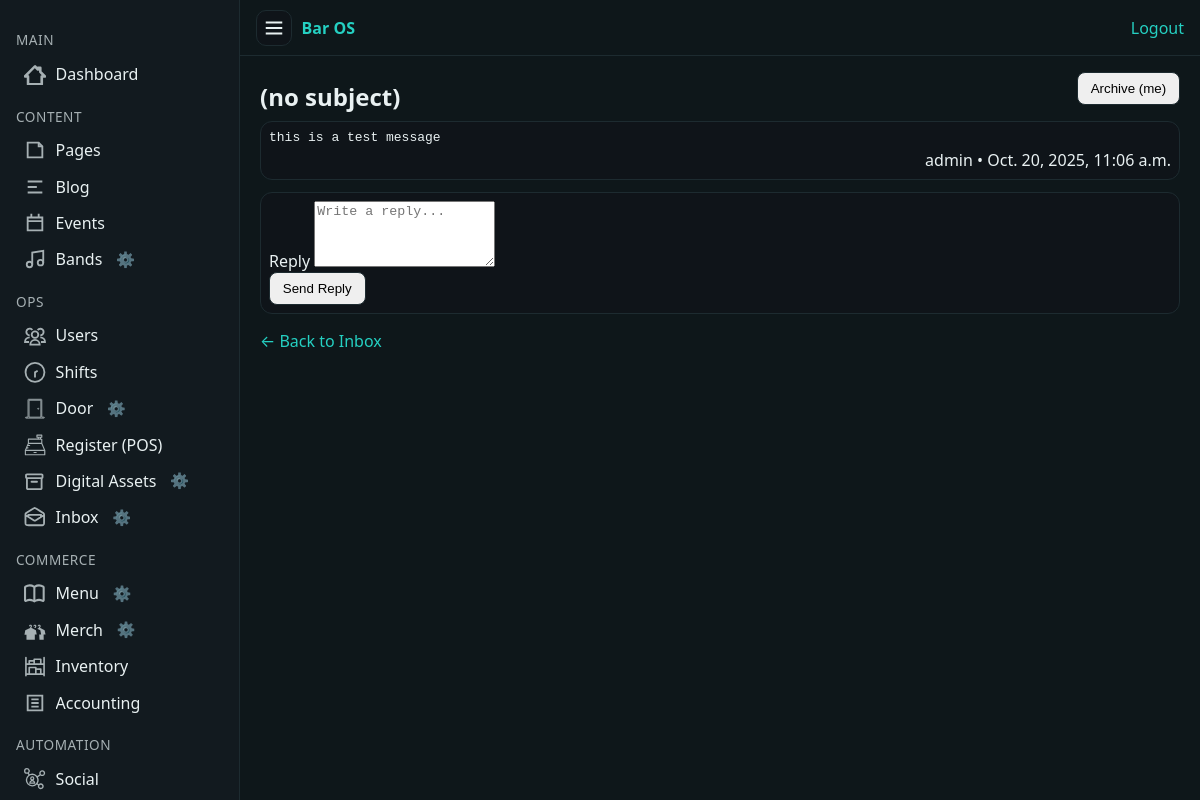
/cms/inbox/t/1/ (signed in), run on the app's committed database.
### app/comms/models.py (models this page shows, shortened)
class MessageThread(models.Model):
    TYPE_INTERNAL = "internal"
    TYPE_EMAIL = "email"
    TYPE_CHOICES = [
        (TYPE_INTERNAL, "Internal"),
        (TYPE_EMAIL, "Email"),
    ]
    type = models.CharField(max_length=10, choices=TYPE_CHOICES, default=TYPE_INTERNAL)
    account = models.ForeignKey(
        MailAccount, null=True, blank=True, on_delete=models.PROTECT
    )
    subject = models.CharField(max_length=500, blank=True, default="")
    created_at = models.DateTimeField(auto_now_add=True)
    last_activity_at = models.DateTimeField(auto_now=True)
    has_attachments = models.BooleanField(default=False)
    is_closed = models.BooleanField(default=False)
    class Meta:
        ordering = ["-last_activity_at"]
        constraints = [
            CheckConstraint(
                check=Q(type='email', account__isnull=False) | Q(type='internal', account__isnull=True),
                name="comms_thread_type_account_consistency",
            ),
        ]

class Message(models.Model):
    DIR_INBOUND = "inbound"
    DIR_OUTBOUND = "outbound"
    DIR_INTERNAL = "internal"
    DIR_CHOICES = [
        (DIR_INBOUND, "Inbound"),
        (DIR_OUTBOUND, "Outbound"),
        (DIR_INTERNAL, "Internal"),
    ]
    thread = models.ForeignKey(
        MessageThread, on_delete=models.CASCADE, related_name="messages"
    )
    direction = models.CharField(max_length=10, choices=DIR_CHOICES, default=DIR_INTERNAL)
    account = models.ForeignKey(MailAccount, null=True, blank=True, on_delete=models.PROTECT)
    sender_user = models.ForeignKey(
        User, null=True, blank=True, on_delete=models.SET_NULL, related_name="sent_messages"
    )
    sender_display = models.CharField(
        max_length=200, blank=True, default=""
    )  # For email "From:" display names
    received_at = models.DateTimeField(null=True, blank=True)  # inbound email
    sent_at = models.DateTimeField(null=True, blank=True)      # outbound email/internal
    created_at = models.DateTimeField(auto_now_add=True)       # server insert time
    message_id = models.CharField(max_length=512, blank=True, default="")   # email-only
    in_reply_to = models.CharField(max_length=512, blank=True, default="")  # email-only
    references = models.TextField(blank=True, default="")                   # email-only
    headers = models.JSONField(blank=True, null=True)                       # email-only
    body_text = models.TextField(blank=True, default="")
    body_html_sanitized = models.TextField(blank=True, default="")
    has_trackers = models.BooleanField(default=False)
    size_bytes = models.IntegerField(null=True, blank=True)
    class Meta:
        ordering = ["created_at"]
        constraints = [
            CheckConstraint(
                check=(Q(direction='internal', account__isnull=True) | Q(direction__in=['inbound', 'outbound'])),
                name="comms_message_direction_account_consistency",
            ),
        ]

### app/comms/views_threads.py (the view)
# urls.py: path("t/<int:thread_id>/", views_threads.detail, name="thread_detail"),
@login_required
def detail(request, thread_id:int):
    base_qs = visible_threads_qs(request.user, MessageThread.objects.all())
    if getattr(request.user, 'is_superuser', False) and not getattr(request, 'impersonating', False):
        base_qs = base_qs.filter(Q(audiences__user=request.user) | Q(messages__sender_user=request.user)).distinct()
    thread = get_object_or_404(base_qs.prefetch_related("messages__attachments"), pk=thread_id)
    for m in thread.messages.all():
        ReadReceipt.objects.get_or_create(message=m, user=request.user, defaults={"read_at": timezone.now()})
    return render(request, "comms/thread_detail.html", {"thread": thread})

### app/comms/services/audience.py (called while the page is built)
def user_membership_ids(user):
    badge_ids = set()
    try:
        profile = user.profile
        badge_ids = set(profile.badges.values_list("id", flat=True))
    except Exception:
        pass
    group_ids = set(user.groups.values_list("id", flat=True))
    return badge_ids, group_ids

def visible_threads_qs(user, base_qs=None):
    if base_qs is None:
        base_qs = MessageThread.objects.all()
    badge_ids, group_ids = user_membership_ids(user)
    cond = Q(audiences__user=user)
    if badge_ids:
        cond |= Q(audiences__badge_id__in=badge_ids)
    if group_ids:
        cond |= Q(audiences__group_id__in=group_ids)
    qs = base_qs.filter(cond).distinct()
    return qs

### app/core/context_processors.py (called while the page is built)
def sitecfg(request):
    return {"sitecfg": get_config()}

### app/core/encryption.py (called while the page is built)
    def from_db_value(self, value, expression, connection):  # noqa: D401
        if value in self.empty_values:
            return value
        try:
            return super().from_db_value(value, expression, connection)
        except Exception:  # pragma: no cover - best-effort guard
            return value

### app/core/site_config.py (called while the page is built)
def get_config():
    try:
        CONFIG_DIR.mkdir(parents=True, exist_ok=True)
        if not CONFIG_FILE.exists():
            CONFIG_FILE.write_text(json.dumps(DEFAULTS, indent=2), encoding="utf-8")
        data = json.loads(CONFIG_FILE.read_text(encoding="utf-8"))
        merged = DEFAULTS.copy()
        merged.update({k: v for k, v in data.items() if k in DEFAULTS})
        ff = merged["feature_flags"]
        ff.update(data.get("feature_flags", {}))
        merged["feature_flags"] = ff
        return merged
    except Exception:
        return DEFAULTS

### app/pages/models.py (called while the page is built)
    def get_absolute_url(self):
        from django.urls import reverse
        return reverse("public:page-detail", kwargs={"slug": self.slug})

### app/pages/navigation.py (called while the page is built)
def _parse_required_lines(lines: Iterable[str]) -> List[Tuple[str, str]]:
    parsed: List[Tuple[str, str]] = []
    seen: set[str] = set()
    for raw in lines:
        if not raw:
            continue
        slug = ""
        title = ""
        if "|" in raw:
            slug_part, title_part = raw.split("|", 1)
            slug = slugify(slug_part.strip()) if slug_part.strip() else ""
            title = title_part.strip() or slug
        else:
            title = raw.strip()
            slug = slugify(title)
        slug = slug or "page"
        title = title or slug
        if slug in seen:
            continue
        seen.add(slug)
        parsed.append((slug, title))
    return parsed

### app/templates/comms/thread_detail.html (shortened to what this page needs)
﻿{% extends "cms/base_cms.html" %}
{% load setup_tags %}
{% block content %}
  <div style="display:flex; align-items:center; justify-content:space-between; gap:12px;">
    <h1 style="margin:0;">{{ thread.subject|default:"(no subject)" }}</h1>
    <form method="post" action="{% url 'comms:thread_archive' thread.id %}">{% csrf_token %}
      <button class="btn btn-outline-secondary">Archive (me)</button>
    </form>
  </div>
  <div class="thread-chat card" style="padding:8px;">
    {% for m in thread.messages.all %}
      <div class="msg {% if m.sender_user_id == request.user.id %}mine{% else %}theirs{% endif %}">
        <div class="bubble">
          <pre style="white-space:pre-wrap; margin:0;">{{ m.body_text }}</pre>
          <div class="tiny-legend text-muted" style="margin-top:4px; text-align:{% if m.sender_user_id == request.user.id %}right{% else %}left{% endif %};">
            {% if m.sender_user %}{{ m.sender_user.username }}{% else %}{{ m.sender_display }}{% endif %} • {{ m.created_at }}
          </div>
        </div>
      </div>
    {% endfor %}
  </div>
  {% if thread.type == 'internal' %}
  <form method="post" action="{% url 'comms:reply_internal' thread.id %}" class="card" style="padding:8px; margin-top:12px;">
    <label>Reply</label>
    <textarea name="body" rows="4" placeholder="Write a reply..."></textarea>
    <div class="mt-2">
      <button class="btn btn-primary">Send Reply</button>
    </div>
  </form>
  {% endif %}
  <p><a href="{% url 'comms:inbox' %}">← Back to Inbox</a></p>
{% endblock %}

### app/templates/cms/nav.html (shortened to what this page needs)
<nav>
  <div class="section">Main</div>
  <a href="/cms/dashboard/">
    <span class="icon">
    </span>
    <span class="label">Dashboard</span>
  </a>
  <div class="section">Content</div>
  <a href="/cms/pages/">
    <span class="icon">
      <svg viewBox="0 0 24 24" fill="none" stroke="currentColor" stroke-width="2">
        <path d="M4 4h12l4 4v12H4z" />
        <path d="M16 4v4h4" />
      </svg>
    </span>
    <span class="label">Pages</span>
  </a>
  <a href="/cms/blog/">
    <span class="icon">
      <svg viewBox="0 0 24 24" fill="none" stroke="currentColor" stroke-width="2">
        <path d="M4 6h16M4 12h10M4 18h16" />
      </svg>
    </span>
    <span class="label">Blog</span>
  </a>
  <a href="/cms/events/">
    <span class="icon">
      <svg viewBox="0 0 24 24" fill="none" stroke="currentColor" stroke-width="2">
        <path d="M8 2v4M16 2v4M3 10h18M4 6h16v14H4z" />
      </svg>
    </span>
    <span class="label">Events</span>
  </a>
{% load setup_tags %}
<li class="nav-item nav-inline">
  {% if request.user|allow_for:"cms.nav.bands" %}
    <a href="{% url 'bands:index' %}">
      <span class="icon">
        <svg viewBox="0 0 24 24" fill="none" stroke="currentColor" stroke-width="2">
          <path d="M9 18V5l12-2v13" />
          <circle cx="6" cy="18" r="3" />
          <circle cx="18" cy="16" r="3" />
        </svg>
      </span>
      <span class="label">Bands</span>
    </a>
    {% visibility_cog_inline "cms.nav.bands" "Bands nav link" %}
  {% endif %}
</li>
  <div class="section">Ops</div>
  <a href="/cms/users/">
    <span class="icon">
    </span>
    <span class="label">Users</span>
  </a>
  <a href="/cms/shifts/">
    <span class="icon">
      <svg viewBox="0 0 24 24" fill="none" stroke="currentColor" stroke-width="2">
        <path class="st0" d="M12,18.1v-5.7l2.9-1.7 M22.3,12.4c0,5.7-4.6,10.3-10.3,10.3c-5.7,0-10.3-4.6-10.3-10.3C1.6,6.6,6.3,2,12,2
          C17.7,2,22.3,6.6,22.3,12.4z"/>
      </svg>
    </span>
    <span class="label">Shifts</span>
  </a>
  <li class="nav-item nav-inline">
    {% if request.user|allow_for:"cms.nav.door" %}
      <a href="/cms/door/">
        <span class="icon">
        </span>
        <span class="label">Door</span>
      </a>
      {% visibility_cog_inline "cms.nav.door" "Door nav link" %}
    {% endif %}
  </li>
  <a href="/cms/pos/">
    <span class="icon">
    </span>
    <span class="label">Register (POS)</span>
  </a>
  {% load setup_tags %}
  {% url 'assets:index' as assets_url %}
  <li class="nav-item nav-inline">
    {% if request.user|allow_for:"cms.nav.assets" %}
      <a href="{{ assets_url|default:'/cms/assets/' }}"
        class="{% if request.path|slice:':11' == '/cms/assets' %}active{% endif %}"
        title="Digital Assets"
        {% if request.path|slice:':11' == '/cms/assets' %}aria-current="page"{% endif %}>
        <span class="icon">
        </span>
        <span class="label">Digital Assets</span>
      </a>
      {% visibility_cog_inline "cms.nav.assets" "Digital Assets nav link" %}
    {% endif %}
  </li>
{% load setup_tags %}
{% url 'comms:inbox' as comms_url %}
{% load setup_tags %}
{% url 'comms:inbox' as comms_url %}
<li class="nav-item nav-inline">
  {% if request.user|allow_for:"cms.nav.comms" %}
    <a href="{{ comms_url|default:'/cms/inbox/' }}"
       class="nav-link-inbox {% if request.path|slice:':10' == '/cms/inbox' %}active{% endif %}"
       title="Inbox"
       {% if request.path|slice:':10' == '/cms/inbox' %}aria-current="page"{% endif %}>
      <span class="icon">
      </span>
      <span class="label">Inbox</span>
    </a>
    {% visibility_cog_inline "cms.nav.comms" "Inbox nav link" %}
  {% endif %}
</li>
  {% load setup_tags %}
  <div class="section">Commerce</div>
  <li class="nav-item nav-inline">
    {% if request.user|allow_for:"cms.nav.menu" %}
      <a href="{% url 'menu:manage' %}">
        <span class="icon">
        </span>
        <span class="label">Menu</span>
      </a>
      {% visibility_cog_inline "cms.nav.menu" "Menu nav link" %}
    {% endif %}
  </li>
  <li class="nav-item nav-inline">
    {% if request.user|allow_for:"cms.nav.merch" %}
      <a href="/cms/merch/">
        <span class="icon">
        </span>
        <span class="label">Merch</span>
      </a>
      {% visibility_cog_inline "cms.nav.merch" "Merch nav link" %}
    {% endif %}
  </li>
  <a href="/cms/inventory/">
    <span class="icon">
    </span>
    <span class="label">Inventory</span>
  </a>
  <a href="/cms/accounting/">
    <span class="icon">
      <svg viewBox="0 0 24 24" fill="none" stroke="currentColor" stroke-width="2">
        <path d="M4 4h16v16H4z" />
        <path d="M8 8h8M8 12h8M8 16h8" />
      </svg>
    </span>
    <span class="label">Accounting</span>
  </a>
  <div class="section">Automation</div>
  <a href="/cms/social/">
    <span class="icon">
    </span>
    <span class="label">Social</span>
  </a>
{% load setup_tags %}

### app/static/cms/cms.css (style rules this page uses)
* { box-sizing: border-box; }
body.cms { margin: 0; background: var(--bg); color: var(--fg); font-family: system-ui, Segoe UI, Roboto, Inter, sans-serif; display: flex; min-height: 100vh; }
a { color: var(--accent); text-decoration: none; }
.cms-nav nav a { display: flex; align-items: center; gap: 0.6rem; padding: 0.45rem 0.5rem; border-radius: 8px; color: var(--fg); }
.cms-nav .section { margin: 0.9rem 0 0.4rem; color: var(--muted); font-size: 0.85rem; text-transform: uppercase; letter-spacing: 0.04em; }
.cms-nav .icon { display: inline-flex; align-items: center; justify-content: center; width: 22px; height: 22px; flex: 0 0 22px; color: var(--muted); }
.cms-nav .label { white-space: nowrap; overflow: hidden; text-overflow: ellipsis; }
.card { background: #0f1419; border: 1px solid var(--line); border-radius: 12px; padding: 1rem; }
.btn { display: inline-block; padding: 0.5rem 0.8rem; border: 1px solid var(--line); border-radius: 8px; }
.cfg-cog { display: inline-block; margin-left: 0.35rem; opacity: 0.6; cursor: pointer; font-size: 0.95em; line-height: 1; user-select: none; }
.nav-inline { display: flex; align-items: center; gap: 0.35rem; position: relative; }
.nav-inline .cfg-cog { margin-left: 0; border: none !important; }
.cfg-cog { display: inline-block; opacity: 0.6; cursor: pointer; font-size: 0.95em; line-height: 1; user-select: none; }

### data on the page
MessageThread: subject "(no subject)"
Message: body_text "this is a test message", sender_user.username "admin", created_at "Oct. 20, 2025, 11:06 a.m."
